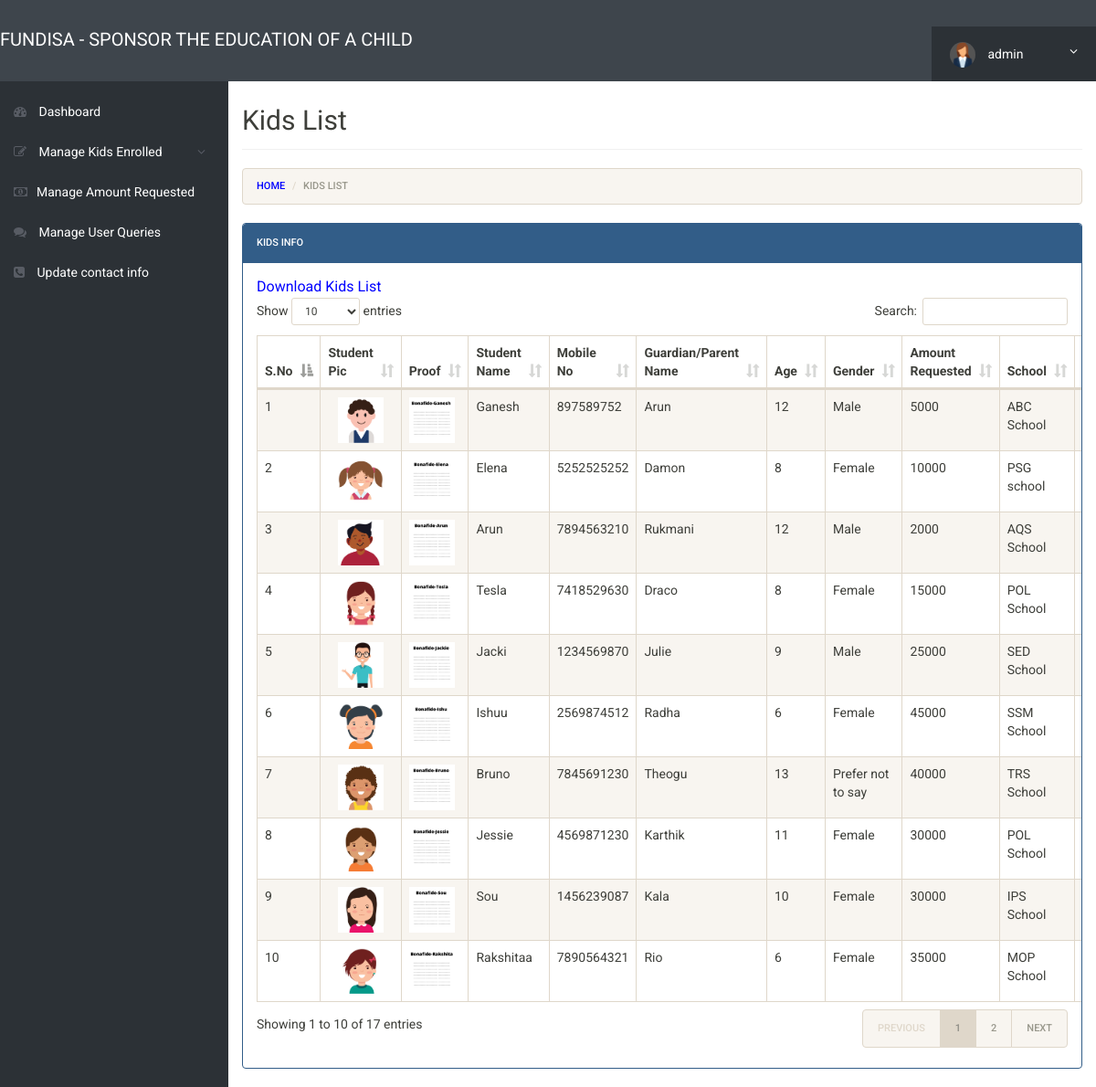
The page /admin/editkids-list.php (signed in) on the database its author committed.
### tables this page shows
CREATE TABLE `enrollkid` (
  `id` int(11) NOT NULL,
  `StudentName` varchar(100) DEFAULT NULL,
  `MobileNumber` char(11) DEFAULT NULL,
  `GuardianName` varchar(100) DEFAULT NULL,
  `Gender` varchar(20) DEFAULT NULL,
  `Age` int(11) DEFAULT NULL,
  `AmountReq` int(11) NOT NULL,
  `School` varchar(255) DEFAULT NULL,
  `Message` mediumtext DEFAULT NULL,
  `image` varchar(200) NOT NULL,
  `proof` varchar(200) NOT NULL,
  `PostingDate` timestamp NOT NULL DEFAULT current_timestamp(),
  `status` int(1) DEFAULT NULL
);

### admin/editkids-list.php (the view, shortened to what this page needs)
<?php
include('includes/config.php');
if(strlen($_SESSION['alogin'])==0)
	{
header('location:index.php');
}
else{
 ?>
<!doctype html>
<html lang="en" class="no-js">
<head>
	<link rel="stylesheet" href="css/font-awesome.min.css">
	<link rel="stylesheet" href="css/bootstrap.min.css">
	<link rel="stylesheet" href="css/dataTables.bootstrap.min.css">
	<link rel="stylesheet" href="css/bootstrap-social.css">
	<link rel="stylesheet" href="css/bootstrap-select.css">
	<link rel="stylesheet" href="css/fileinput.min.css">
	<link rel="stylesheet" href="css/awesome-bootstrap-checkbox.css">
	<link rel="stylesheet" href="css/style.css">
</head>
<body>
	<?php include('includes/header.php');?>
	<div class="ts-main-content">
		<?php include('includes/leftbar.php');?>
		<div class="content-wrapper">
			<div class="container-fluid">
				<div class="row">
					<div class="col-md-12">>
						<h2 class="page-title">Kids List</h2>
						<div>
						<ol class="breadcrumb">
            <li class="breadcrumb-item">
                <a href="dashboard.php" style="color:blue;">Home</a>
            </li>
            <li class="breadcrumb-item active">Kids list</li>
        </ol></div>
						<div class="panel panel-primary">
							<div class="panel-heading">Kids Info</div>
							<div class="panel-body">
				<a href="download-records.php" style="color:blue; font-size:16px;">Download Kids List</a>
								<table id="zctb" class="display table table-striped table-dark table-bordered table-hover" cellspacing="0" width="100%">
									<thead class="thead-dark">
										<tr>
										<th>S.No</th>
										    <th>Student Pic</th>
											<th>Proof</th>
											<th>Student Name</th>
											<th>Mobile No</th>
											<th>Guardian/Parent Name</th>
											<th>Age</th>
											<th>Gender</th>
											<th>Amount Requested</th>
											<th>School</th>
											<th>Additional information </th>
										</tr>
									</thead>
									<tbody>
<?php $sql = "SELECT * from  enrollkid ";
$query = $dbh -> prepare($sql);
$query->execute();
$results=$query->fetchAll(PDO::FETCH_OBJ);
$cnt=1;
if($query->rowCount() > 0)
{
foreach($results as $result)
{				?>
										<tr>
											<td><?php echo htmlentities($cnt);?></td>
											<td style="text-align:center;"><img src="../images/<?php echo $result->image;?>" width="50" height="50"> </td>
											<td>
                        <img class="pic" src="../images/<?php echo $result->proof;?>">
                        </td>
											<td><?php echo htmlentities($result->StudentName);?></td>
											<td><?php echo htmlentities($result->MobileNumber);?></td>
											<td><?php echo htmlentities($result->GuardianName);?></td>
											<td><?php echo htmlentities($result->Age);?></td>
											<td><?php echo htmlentities($result->Gender);?></td>
											<td><?php echo htmlentities($result->AmountReq);?></td>
											<td><?php echo htmlentities($result->School);?></td>
											<td><?php echo htmlentities($result->Message);?></td>
										</tr>
										<?php $cnt=$cnt+1; }} ?>
									</tbody>
								</table>
							</div>
						</div>
					</div>
				</div>
			</div>
		</div>
	</div>
<?php } ?>

### admin/css/style.css (style rules this page uses)
html { font-size: 14px; }
@media only screen and (min-width: 480px) { html { font-size: 17px; } }
@media only screen and (min-width: 768px) { html { font-size: 14px; } }
body { font-size: 1em; }
a { color: #37a6c4; }
.panel { overflow: hidden; }
ul, li { margin: 0; padding: 0; list-style: none; }
.page-title { padding-bottom: 15px; margin-bottom: 20px; border-bottom: 1px solid #f0f0f0; }
.ts-main-content .content-wrapper { padding-top: 15px; margin-top: 60px; }
@media only screen and (min-width: 992px) { .ts-main-content .content-wrapper { margin-left: 250px; } }

### admin/editkids-list.php (style rules this page uses)
.pic { width:50px; height:50px; }

### rows shown on the page
enrollkid: image (picture), proof (picture), StudentName "Ganesh", MobileNumber "897589752", GuardianName "Arun", Age "12", Gender "Male", AmountReq "5000", School "ABC School"
enrollkid: image (picture), proof (picture), StudentName "Elena", MobileNumber "5252525252", GuardianName "Damon", Age "8", Gender "Female", AmountReq "10000", School "PSG school"
enrollkid: image (picture), proof (picture), StudentName "Arun", MobileNumber "7894563210", GuardianName "Rukmani", Age "12", Gender "Male", AmountReq "2000", School "AQS School"
enrollkid: image (picture), proof (picture), StudentName "Tesla", MobileNumber "7418529630", GuardianName "Draco", Age "8", Gender "Female", AmountReq "15000", School "POL School"
enrollkid: image (picture), proof (picture), StudentName "Jacki", MobileNumber "1234569870", GuardianName "Julie", Age "9", Gender "Male", AmountReq "25000", School "SED School"
enrollkid: image (picture), proof (picture), StudentName "Ishuu", MobileNumber "2569874512", GuardianName "Radha", Age "6", Gender "Female", AmountReq "45000", School "SSM School"
enrollkid: image (picture), proof (picture), StudentName "Bruno", MobileNumber "7845691230", GuardianName "Theogu", Age "13", Gender "Prefer not to say", AmountReq "40000", School "TRS School"
enrollkid: image (picture), proof (picture), StudentName "Jessie", MobileNumber "4569871230", GuardianName "Karthik", Age "11", Gender "Female", AmountReq "30000", School "POL School"
enrollkid: image (picture), proof (picture), StudentName "Sou", MobileNumber "1456239087", GuardianName "Kala", Age "10", Gender "Female", AmountReq "30000", School "IPS School"
enrollkid: image (picture), proof (picture), StudentName "Rakshitaa", MobileNumber "7890564321", GuardianName "Rio", Age "6", Gender "Female", AmountReq "35000", School "MOP School"

### other values the page prints
$_SESSION['username'] "admin"
